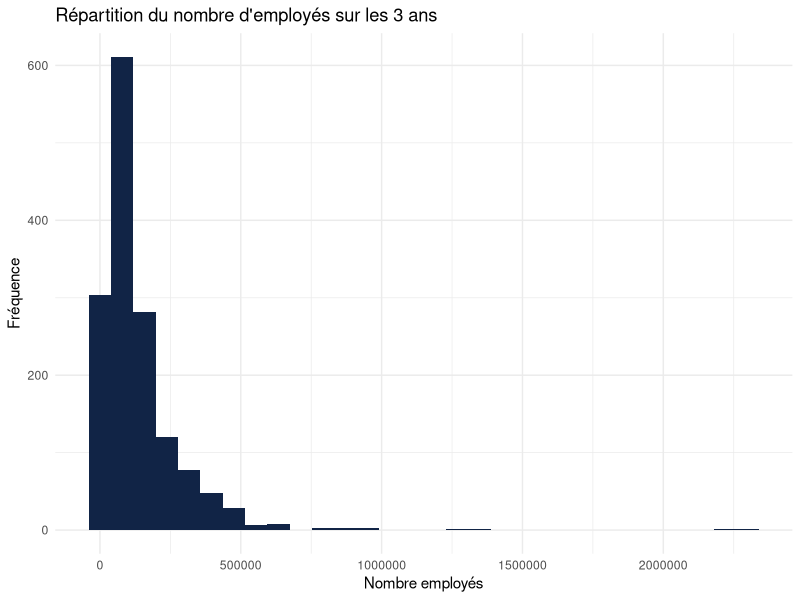
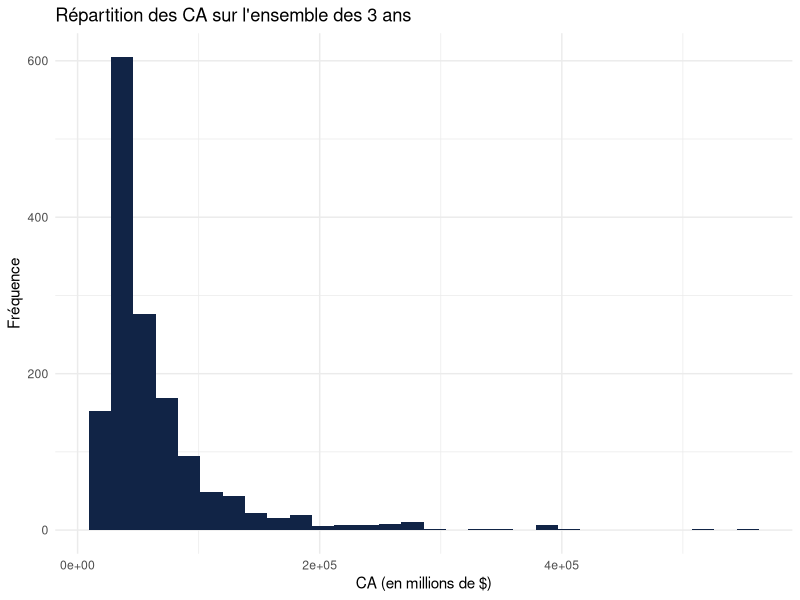
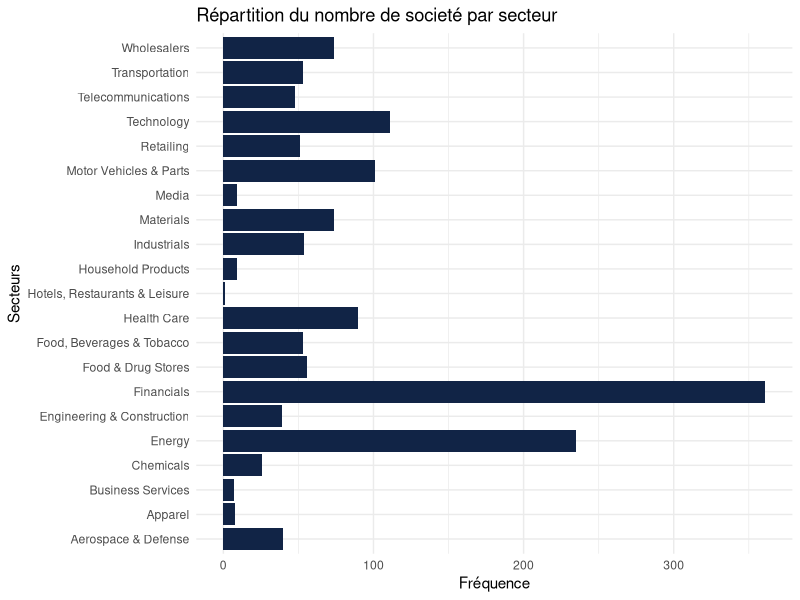
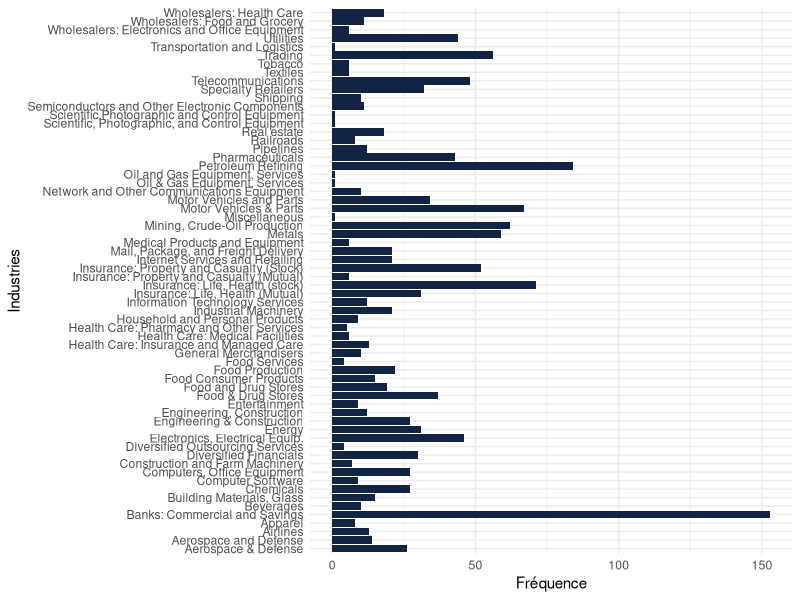
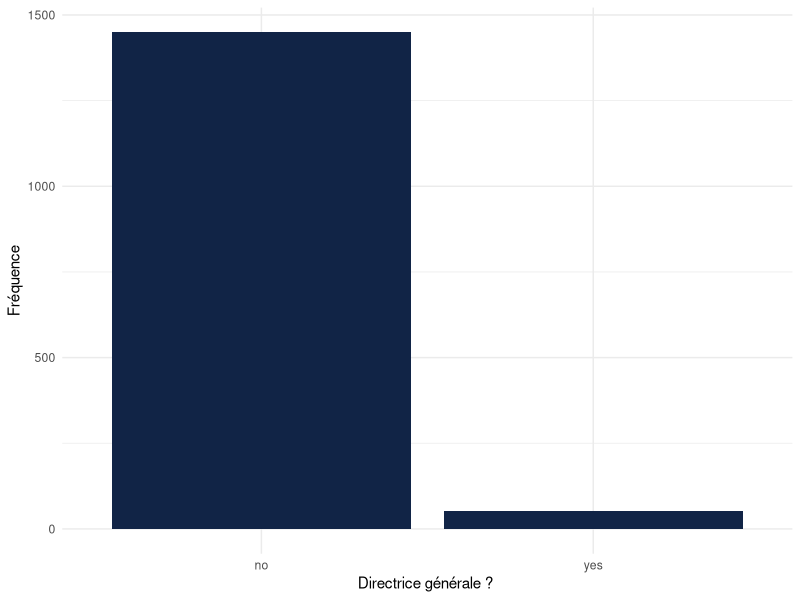
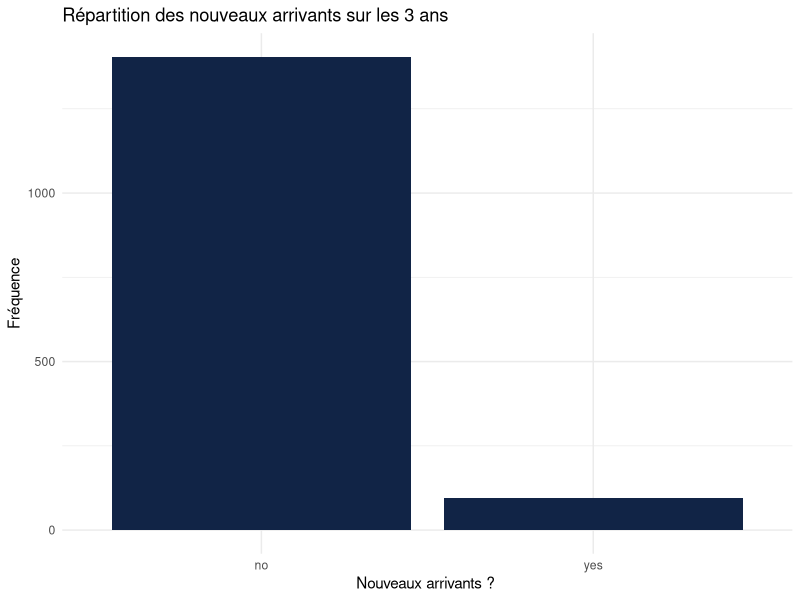
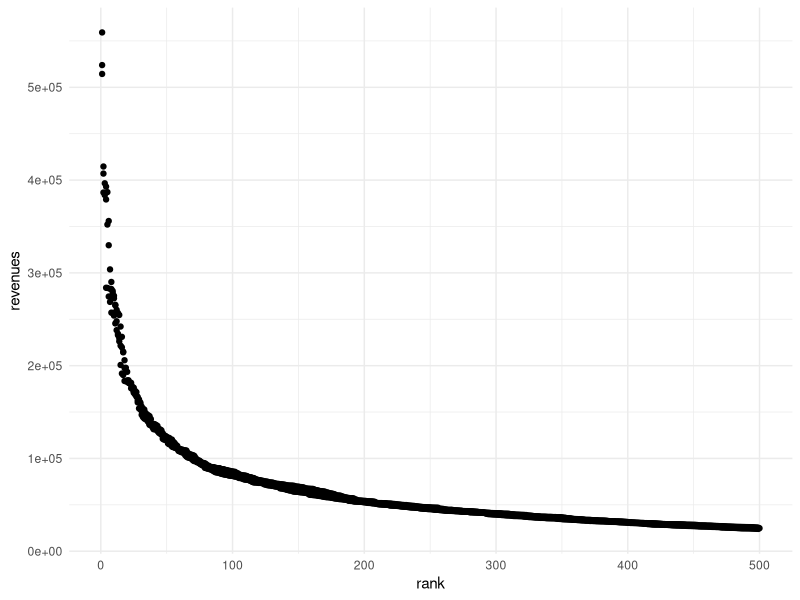
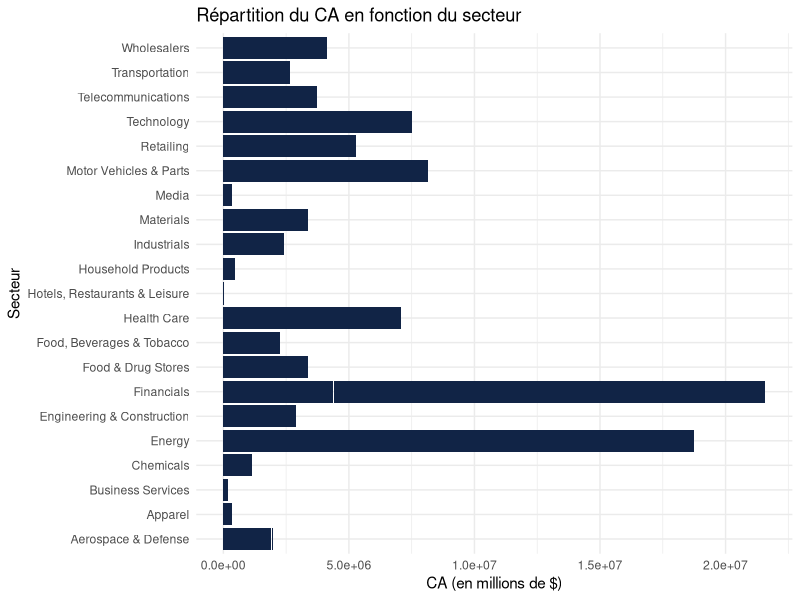

Here is the R script that generated these plots, in order:
## ---- chunk 1
data <- read.csv2("fortune_global_500_from_2019-2021.csv", sep = ",")
library(ggplot2)

data$revenues <- as.integer(data$revenues)
data$employees <- as.integer(data$employees)
data$rank <- as.integer(data$rank)
data$revchange<- as.integer(data$revchange)
data$profits <- as.integer(data$profits)
data$assets <- as.integer(data$assets)

## ---- chunk 2
colnames(data)
## ---- chunk 3

ggplot(data) +
  aes(x = employees) +
  geom_histogram(bins = 30L, fill = "#112446") +
  labs(
    x = "Nombre employés",
    y = "Fréquence",
    title = "Répartition du nombre d'employés sur les 3 ans"
  ) +
  theme_minimal()
summary(data$employe)

## ---- chunk 4

ggplot(data) +
  aes(x = revenues) +
  geom_histogram(bins = 30L, fill = "#112446") +
  labs(
    x = "CA (en millions de $)",
    y = "Fréquence",
    title = "Répartition des CA sur l'ensemble des 3 ans"
  ) +
  theme_minimal()
summary(data$revenues)

## ---- chunk 5
ggplot(data) +
  aes(x = sector) +
  geom_bar(fill = "#112446") +
  labs(
    x = "Secteurs",
    y = "Fréquence",
    title = "Répartition du nombre de societé par secteur "
  ) +
  coord_flip() +
  theme_minimal()
table(data$sector)
## ---- chunk 6
ggplot(data) +
  aes(x = industry) +
  geom_bar(fill = "#112446") +
  labs(x = "Industries", y = "Fréquence") +
  coord_flip() +
  theme_minimal()
table(data$industry)
## ---- chunk 7
ggplot(data) +
  aes(x = ceowoman) +
  geom_bar(fill = "#112446") +
  labs(x = "Directrice générale ? ", y = "Fréquence") +
  theme_minimal()
table(data$ceowoman)
## ---- chunk 8
ggplot(data) +
  aes(x = newcomer) +
  geom_bar(fill = "#112446") +
  labs(
    x = "Nouveaux arrivants ? ",
    y = "Fréquence",
    title = "Répartition des nouveaux arrivants sur les 3 ans"
  ) +
  theme_minimal()
table(data$newcomer)

## ---- chunk 9
ggplot(data) +
  aes(x = rank, y = revenues) +
  geom_point(shape = "circle", size = 1.5) +
  scale_color_hue(direction = 1) +
  theme_minimal()

## ---- chunk 10
ggplot(data) +
  aes(x = sector, y = revenues) +
  geom_col(fill = "#112446") +
  labs(
    x = "Secteur",
    y = "CA (en millions de $)",
    title = "Répartition du CA en fonction du secteur "
  ) +
  coord_flip() +
  theme_minimal()
## ---- chunk 11
ggplot(data) +
  aes(x = industry, y = revenues) +
  geom_col(fill = "#112446") +
  labs(x = "Industrie", y = "CA (en millions de $)") +
  coord_flip() +
  theme_minimal()
## ---- chunk 12
ggplot(data) +
  aes(x = sector, y = profits) +
  geom_col(fill = "#112446") +
  labs(
    x = "Secteur",
    y = "Profit (en millions de $)",
    title = "Représentation du profit réaliser par les sociétés du même secteur"
  ) +
  coord_flip() +
  theme_minimal()
## ---- chunk 13
ggplot(data) +
  aes(x = industry, y = profits) +
  geom_col(fill = "#112446") +
  labs(
    x = "industrie",
    y = "Profit (en millions de $)",
    title = "Représentation du profit réaliser par les sociétés du même secteur"
  ) +
  coord_flip() +
  theme_minimal()
